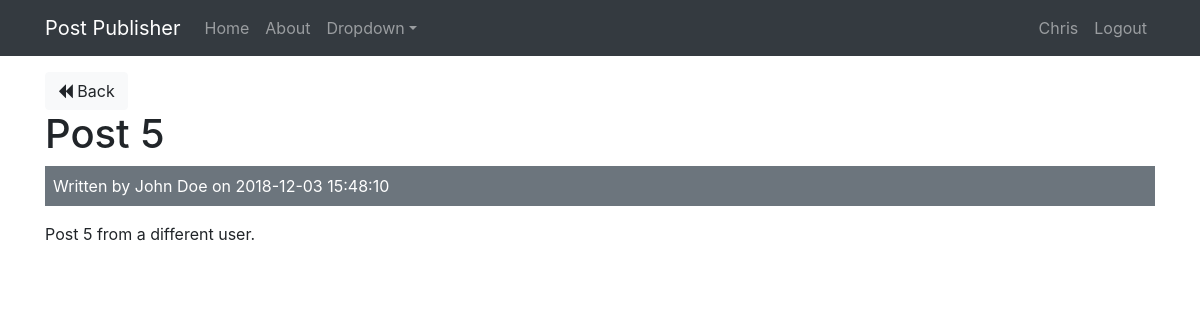
The page /post-publisher/public/?url=posts/show/5 (signed in) on the database its author committed.
### tables this page shows
CREATE TABLE posts(id INTEGER PRIMARY KEY AUTOINCREMENT, user_id INTEGER, name VARCHAR(255), title VARCHAR(255), body TEXT, created_at DATETIME DEFAULT CURRENT_TIMESTAMP);

CREATE TABLE users(id INTEGER PRIMARY KEY AUTOINCREMENT, name VARCHAR(255), email VARCHAR(255), password VARCHAR(255), created_at DATETIME DEFAULT CURRENT_TIMESTAMP);

### app/controllers/PostsController.php (called while the page is built, shortened)
<?php
class PostsController extends BaseController
{
    public function __construct()
    {
        $this->postModel = $this->model('Post');
        $this->userModel = $this->model('User');
    }
    public function show($id) {
        $post = $this->postModel->getPostById($id);
        $user = $this->userModel->getUserById($post->user_id);
        $data = [
            'post' => $post,
            'user' => $user
        ];
        $this->view('posts/show', $data);
    }
}

### public/index.php (called while the page is built, shortened)
<?php
$init = new CoreController();

### app/libraries/DatabaseController.php (called while the page is built, shortened)
<?php
class DatabaseController
{
    private $dbname = DB_NAME;
    private $dbh;
    private $stmt;
    public function __construct()
    {
        $dsn = 'sqlite:' . $this->dbname;
        try
        {
            $this->dbh = new PDO($dsn);
            $this->dbh->setAttribute(PDO::ATTR_ERRMODE, PDO::ERRMODE_EXCEPTION);
            $this->dbh->setAttribute(PDO::ATTR_DEFAULT_FETCH_MODE, PDO::FETCH_OBJ);
        } catch(PDOException $e) {
            $this->error = $e->getMessage();
            echo $this->error;
        }
    }
    public function query($sql)
    {
        $this->stmt = $this->dbh->prepare($sql);
    }
    public function bind($param, $value, $type = null)
    {
        if(is_null($type))
        {
            switch(true)
            {
                default:
                    $type = PDO::PARAM_STR;
            }
        }
        $this->stmt->bindValue($param, $value, $type);
    }
    public function execute()
    {
        return $this->stmt->execute();
    }
    public function single()
    {
        $this->execute();
        return $this->stmt->fetch(PDO::FETCH_OBJ);
    }
}

### app/models/Post.php (called while the page is built, shortened)
<?php
class Post
{
    private $db;
    public function __construct()
    {
        $this->db = new DatabaseController();
    }
    public function getPostById($id) {
        $this->db->query('SELECT * FROM posts WHERE id = :id');
        $this->db->bind(':id', $id);
        $row = $this->db->single();
        return $row;
    }
}

### app/models/User.php (called while the page is built, shortened)
<?php
class User
{
    private $db;
    public function __construct()
    {
        $this->db = new DatabaseController();
    }
    public function getUserById($id)
    {
        $this->db->query('SELECT * FROM users WHERE id = :id');
        $this->db->bind(':id', $id);
        $row = $this->db->single();
        return $row;
    }
}

### app/views/posts/show.php (the view, shortened to what this page needs)
<?php require APPROOT . "/views/inc/header.php"; ?>
<a href="<?php echo URLROOT; ?>/?url=posts" class="btn btn-light">
    <i class="fa fa-backward"></i> Back</a>
<br>
<h1><?php echo $data['post']->title; ?></h1>
<div class="bg-secondary text-white p-2 mb-3">
    Written by <?php echo $data['user']->name; ?> on <?php echo $data['post']->created_at; ?>
</div>
<p><?php echo $data['post']->body; ?></p>
<?php require APPROOT . "/views/inc/footer.php"; ?>

### rows shown on the page
posts: title "Post 5", created_at "2018-12-03 15:48:10", body "Post 5 from a different user."
users: name "John Doe"

### other values the page prints
SITENAME "Post Publisher"
$_SESSION['user_name'] "Chris"
